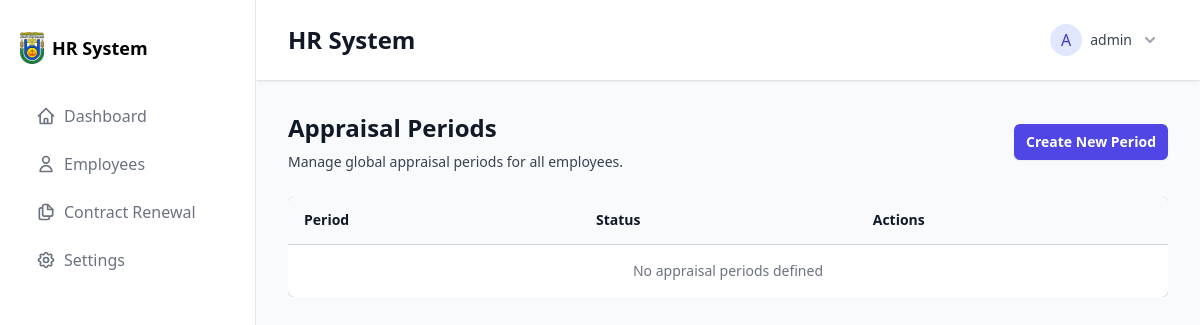
The page /appraisals/periods/ (signed in) on the database as committed earlier.
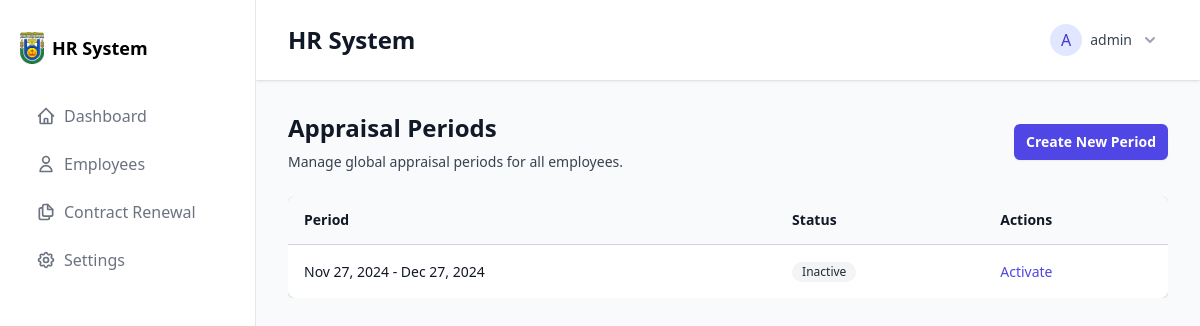
The same page on the database as committed later.
### appraisals/models.py (models this page shows, shortened)
class AppraisalPeriod(models.Model):
    start_date = models.DateField()
    end_date = models.DateField()
    is_active = models.BooleanField(default=False)
    created_at = models.DateTimeField(auto_now_add=True)
    updated_at = models.DateTimeField(auto_now=True)
    class Meta:
        ordering = ['-start_date']
        permissions = [
            ("can_manage_periods", "Can manage appraisal periods"),
        ]

### appraisals/views.py (the view)
# urls.py: path('periods/', views.AppraisalPeriodListView.as_view(), name='period_list'),
class AppraisalPeriodListView(LoginRequiredMixin, PermissionRequiredMixin, ListView):
    model = AppraisalPeriod
    template_name = 'appraisals/period_list.html'
    context_object_name = 'periods'
    permission_required = ('appraisals.view_appraisalperiod',)
    def has_permission(self):
        user = self.request.user
        return user.groups.filter(name='HR').exists() or super().has_permission()

### appraisals/context_processors.py (called while the page is built)
def hr_context(request):
    return {
        'is_hr': request.user.groups.filter(name='HR').exists() if request.user.is_authenticated else False
    }

### appraisals/templatetags/appraisal_tags.py (called while the page is built)
@register.simple_tag
def is_appraisal_period():
    today = timezone.now().date()
    return AppraisalPeriod.objects.filter(
        is_active=True,
        start_date__lte=today,
        end_date__gte=today
    ).exists()

### appraisals/templates/appraisals/period_list.html (shortened to what this page needs)
{% extends "base.html" %}
{% block content %}
<div class="space-y-6">
    <div class="sm:flex sm:items-center sm:justify-between">
        <div>
            <h1 class="text-2xl font-bold text-gray-900">Appraisal Periods</h1>
            <p class="mt-2 text-sm text-gray-700">Manage global appraisal periods for all employees.</p>
        </div>
        <div class="mt-4 sm:mt-0">
            <button type="button"
                    onclick="document.getElementById('createPeriodModal').classList.remove('hidden')"
                    class="inline-flex items-center rounded-md bg-indigo-600 px-3 py-2 text-sm font-semibold text-white shadow-sm hover:bg-indigo-500">
                Create New Period
            </button>
        </div>
    </div>
    <div class="mt-8 flow-root">
        <div class="overflow-x-auto">
            <div class="inline-block min-w-full align-middle">
                <div class="overflow-hidden shadow ring-1 ring-black ring-opacity-5 sm:rounded-lg">
                    <table class="min-w-full divide-y divide-gray-300">
                        <thead class="bg-gray-50">
                            <tr>
                                <th scope="col" class="py-3.5 pl-4 pr-3 text-left text-sm font-semibold text-gray-900">Period</th>
                                <th scope="col" class="px-3 py-3.5 text-left text-sm font-semibold text-gray-900">Status</th>
                                <th scope="col" class="px-3 py-3.5 text-left text-sm font-semibold text-gray-900">Actions</th>
                            </tr>
                        </thead>
                        <tbody class="divide-y divide-gray-200 bg-white">
                            {% for period in periods %}
                            <tr>
                                <td class="whitespace-nowrap py-4 pl-4 pr-3 text-sm text-gray-900">
                                    {{ period.start_date|date:"M d, Y" }} - {{ period.end_date|date:"M d, Y" }}
                                </td>
                                <td class="whitespace-nowrap px-3 py-4 text-sm">
                                    <span class="inline-flex items-center rounded-full px-2.5 py-0.5 text-xs font-medium
                                        {% if period.is_active %}
                                            bg-green-100 text-green-800
                                        {% else %}
                                            bg-gray-100 text-gray-800
                                        {% endif %}">
                                        {{ period.is_active|yesno:"Active,Inactive" }}
                                    </span>
                                </td>
                                <td class="whitespace-nowrap px-3 py-4 text-sm">
                                    <button onclick="togglePeriod({{ period.id }})"
                                            class="text-indigo-600 hover:text-indigo-900">
                                        {{ period.is_active|yesno:"Deactivate,Activate" }}
                                    </button>
                                </td>
                            </tr>
                            {% empty %}
                            <tr>
                                <td colspan="3" class="px-3 py-4 text-sm text-gray-500 text-center">
                                    No appraisal periods defined
                                </td>
                            </tr>
                            {% endfor %}
                        </tbody>
                    </table>
                </div>
            </div>
        </div>
    </div>
</div>
{% endblock %}

### templates/base.html (shortened to what this page needs)
<!DOCTYPE html>
<html lang="en">
<head>
    <script src="https://cdn.tailwindcss.com"></script>
</head>
<body class="bg-gray-50">
    <div class="flex min-h-screen">
        {% include 'sidebar.html' %}
        <div class="flex-1 flex flex-col">
            <header class="bg-white shadow">
                <div class="flex justify-between items-center px-8 py-4">
                    <h1 class="text-2xl font-semibold text-gray-900">
                        {% block header %} HR System {% endblock %}
                    </h1>
                    {% if user.is_authenticated %}
                    <div class="relative" x-data="{ open: false }">
                        <button type="button"
                                @click="open = !open"
                                class="flex items-center gap-2 bg-white p-2 rounded-md hover:bg-gray-50"
                                id="user-menu-button">
                            <div class="h-8 w-8 rounded-full bg-indigo-100 flex items-center justify-center">
                                <span class="text-indigo-700 font-medium">{{ user.username|first|upper }}</span>
                            </div>
                            <span class="text-sm text-gray-700">{{ user.username }}</span>
                            <svg class="h-5 w-5 text-gray-400" viewBox="0 0 20 20" fill="currentColor">
                                <path fill-rule="evenodd" d="M5.293 7.293a1 1 0 011.414 0L10 10.586l3.293-3.293a1 1 0 111.414 1.414l-4 4a1 1 0 01-1.414 0l-4-4a1 1 0 010-1.414z" clip-rule="evenodd" />
                            </svg>
                        </button>
                    </div>
                    {% endif %}
                </div>
            </header>
            <main class="flex-1 p-8">
                {% block content %}{% endblock %}
            </main>
        </div>
    </div>
</body>
</html>

### templates/sidebar.html (shortened to what this page needs)
{% load static %}
{% load appraisal_tags %}
<aside class="fixed left-0 top-0 flex h-screen w-64 flex-col overflow-y-auto border-r bg-white px-5 py-8">
  <div class="flex items-center gap-2">
    <img src="{% static 'images/logo.png' %}" alt="Logo" class="h-8 w-6" />
    <span class="text-lg font-semibold">HR System</span>
  </div>
  <nav class="mt-8 flex flex-1 flex-col">
    <ul class="space-y-2">
      <li>
        <a href="/" class="flex items-center gap-2 rounded-lg px-4 py-2 text-gray-500 hover:bg-gray-100 hover:text-gray-700">
          <span>Dashboard</span>
        </a>
      </li>
       {% if perms.employees.view_employee %}
       <li>
         <a href="/employees/" class="flex items-center gap-2 rounded-lg px-4 py-2 text-gray-500 hover:bg-gray-100 hover:text-gray-700">
           <span>Employees</span>
         </a>
       </li>
       {% endif %}
      {% if perms.contracts.view_contract %}
      <li>
        <a href="/contracts/templates/" class="flex items-center gap-2 rounded-lg px-4 py-2 text-gray-500 hover:bg-gray-100 hover:text-gray-700">
          <span>Contract Renewal</span>
        </a>
      </li>
      {% endif %}
      <li>
        <a href="/settings" class="flex items-center gap-2 rounded-lg px-4 py-2 text-gray-500 hover:bg-gray-100 hover:text-gray-700">
          <span>Settings</span>
        </a>
      </li>
    </ul>
  </nav>
</aside>

Rows that differ between the two databases and show on the page:
added AppraisalPeriod: start_date "Nov 27, 2024", end_date "Dec 27, 2024", is_active "Inactive", is_active "Activate"
Other text that changed with them:
text no longer shown: "No appraisal periods defined"
